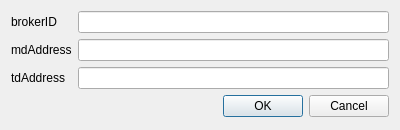
<?xml version="1.0" encoding="UTF-8"?>
<ui version="4.0">
 <class>CtpConfig</class>
 <widget class="QDialog" name="CtpConfig">
  <property name="geometry">
   <rect>
    <x>0</x>
    <y>0</y>
    <width>400</width>
    <height>130</height>
   </rect>
  </property>
  <property name="windowTitle">
   <string>Dialog</string>
  </property>
  <layout class="QGridLayout" name="gridLayout">
   <item row="0" column="0">
    <widget class="QLabel" name="label">
     <property name="text">
      <string>brokerID</string>
     </property>
    </widget>
   </item>
   <item row="0" column="1">
    <widget class="QLineEdit" name="brokerIDLineEdit"/>
   </item>
   <item row="1" column="0">
    <widget class="QLabel" name="label_2">
     <property name="text">
      <string>mdAddress</string>
     </property>
    </widget>
   </item>
   <item row="1" column="1">
    <widget class="QLineEdit" name="mdAddressLineEdit"/>
   </item>
   <item row="2" column="0">
    <widget class="QLabel" name="label_3">
     <property name="text">
      <string>tdAddress</string>
     </property>
    </widget>
   </item>
   <item row="2" column="1">
    <widget class="QLineEdit" name="tdAddressLineEdit"/>
   </item>
   <item row="3" column="0" colspan="2">
    <widget class="QDialogButtonBox" name="buttonBox">
     <property name="standardButtons">
      <set>QDialogButtonBox::Cancel|QDialogButtonBox::Ok</set>
     </property>
    </widget>
   </item>
  </layout>
 </widget>
 <resources/>
 <connections/>
</ui>
